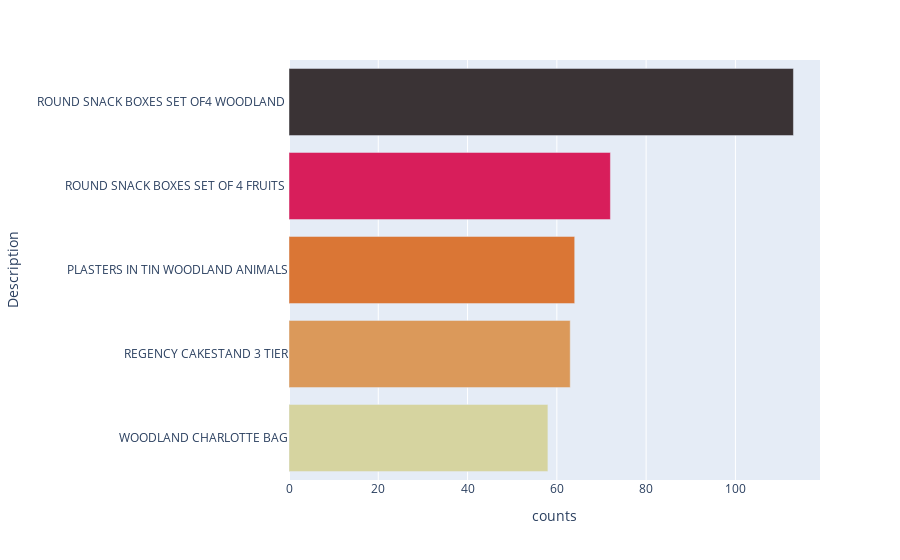

The notebook cell this image was saved under:
### Code cell
# Enter product id - 2 (22725)
recommendation_system_func(df1)

### Figure 1 — Plotly figure (JSON) as saved in the notebook; plotly's stock layout.template omitted (floating-point values rounded to 4 significant figures)
{"data": [{"alignmentgroup": "True", "hovertemplate": "counts=%{x}<br>Description=%{y}<extra></extra>", "legendgroup": "", "marker": {"color": ["rgb(214, 212, 160)", "rgb(219, 153, 90)", "rgb(218, 118, 53)", "rgb(216, 30, 91)", "rgb(58, 51, 53)"], "pattern": {"shape": ""}}, "name": "", "offsetgroup": "", "orientation": "h", "showlegend": false, "textposition": "auto", "type": "bar", "x": [58, 63, 64, 72, 113], "xaxis": "x", "y": ["WOODLAND CHARLOTTE BAG", "REGENCY CAKESTAND 3 TIER", "PLASTERS IN TIN WOODLAND ANIMALS", "ROUND SNACK BOXES SET OF 4 FRUITS ", "ROUND SNACK BOXES SET OF4 WOODLAND "], "yaxis": "y"}], "layout": {"barmode": "relative", "legend": {"tracegroupgap": 0}, "margin": {"t": 60}, "xaxis": {"anchor": "y", "domain": [0, 1], "title": {"text": "counts"}}, "yaxis": {"anchor": "x", "domain": [0, 1], "title": {"text": "Description"}}}}
